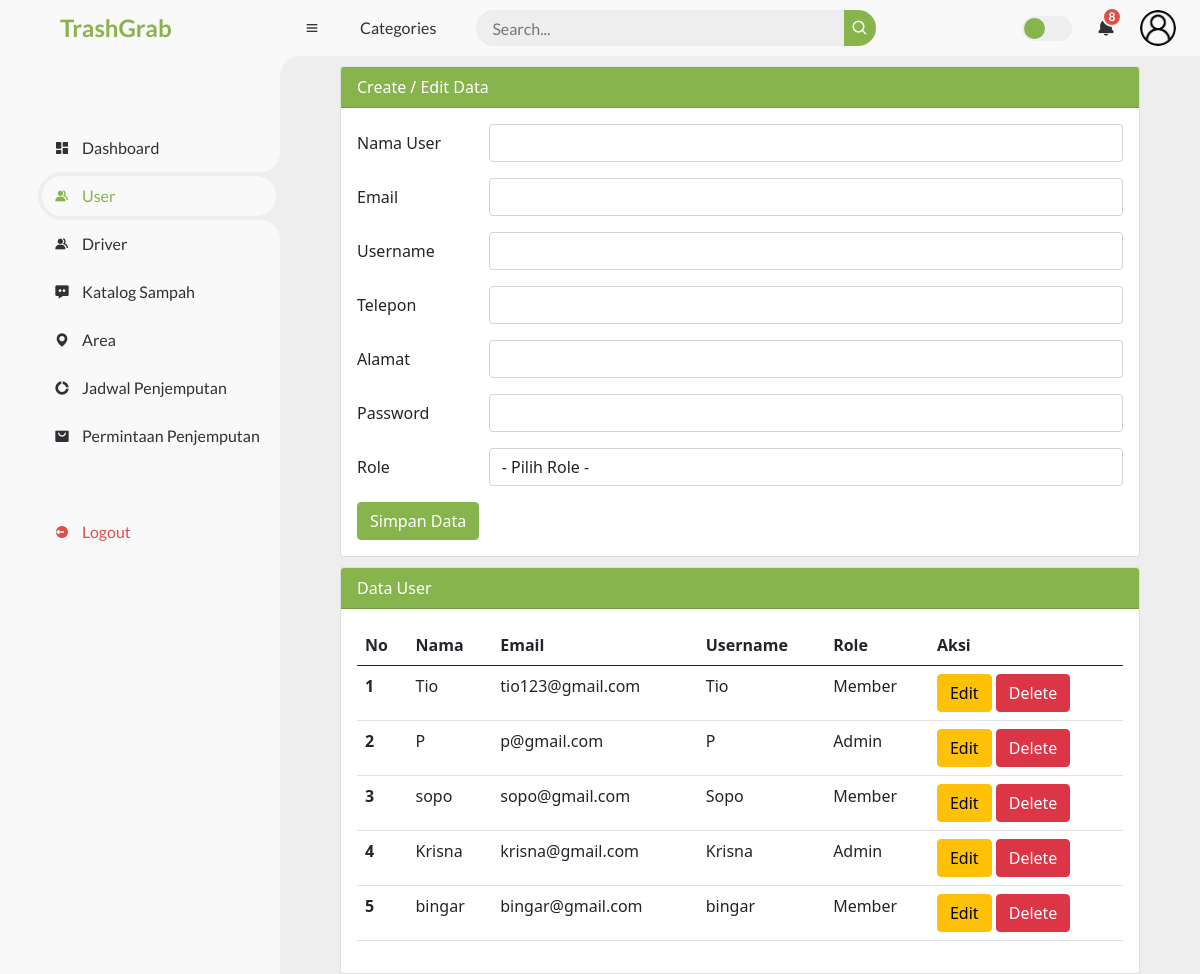
The app's page /function_member.php (signed in) with its own data.
### tables this page shows
CREATE TABLE `users` (
  `id_user` int(11) NOT NULL,
  `nama` varchar(200) NOT NULL,
  `email` varchar(200) NOT NULL,
  `username` varchar(200) NOT NULL,
  `telp` varchar(15) NOT NULL,
  `password` varchar(200) NOT NULL,
  `alamat` varchar(250) DEFAULT NULL,
  `role` varchar(10) NOT NULL
);

### function_member.php (the view, shortened to what this page needs)
<?php
include 'koneksi.php';
$nama       = "";
$email     = "";
$username   = "";
$telp = "";
$alamat = "";
?>
<!DOCTYPE html>
<html lang="en">
<head>
    <link href="https://cdn.jsdelivr.net/npm/bootstrap@5.0.0-beta2/dist/css/bootstrap.min.css" rel="stylesheet">
	<link href='https://unpkg.com/boxicons@2.0.9/css/boxicons.min.css' rel='stylesheet'>
	<link rel="stylesheet" href="style.css">
</head>
<body>
    <?php include 'sidebar.php'; ?>
    <?php include 'navbar.php'; ?>
    <div class="mx-auto">
        <div class="card">
            <div class="card-header text-white">
                Create / Edit Data
            </div>
            <div class="card-body">
                <form action="" method="POST">
                    <div class="mb-3 row">
                        <label for="nama" class="col-sm-2 col-form-label">Nama User</label>
                        <div class="col-sm-10">
                            <input type="text" class="form-control" id="nama" name="nama" value="<?php echo $nama ?>">
                        </div>
                    </div>
                    <div class="mb-3 row">
                        <label for="email" class="col-sm-2 col-form-label">Email</label>
                        <div class="col-sm-10">
                            <input type="email" class="form-control" id="email" name="email" value="<?php echo $email ?>">
                        </div>
                    </div>
                    <div class="mb-3 row">
                        <label for="username" class="col-sm-2 col-form-label">Username</label>
                        <div class="col-sm-10">
                            <input type="username" class="form-control" id="username" name="username" value="<?php echo $username ?>">
                        </div>
                    </div>
                    <div class="mb-3 row">
                        <label for="telp" class="col-sm-2 col-form-label">Telepon</label>
                        <div class="col-sm-10">
                            <input type="text" class="form-control" id="telp" name="telp" value="<?php echo $telp ?>">
                        </div>
                    </div>
                    <div class="mb-3 row">
                        <label for="alamat" class="col-sm-2 col-form-label">Alamat</label>
                        <div class="col-sm-10">
                            <input type="text" class="form-control" id="alamat" name="alamat" value="<?php echo $alamat ?>">
                        </div>
                    </div>
                    <div class="mb-3 row">
                        <label for="password" class="col-sm-2 col-form-label">Password</label>
                        <div class="col-sm-10">
                            <input type="password" class="form-control" id="password" name="password" value="">
                        </div>
                    </div>
                    <div class="mb-3 row">
                        <label for="role" class="col-sm-2 col-form-label">Role</label>
                        <div class="col-sm-10">
                            <select class="form-control" name="role" id="role">
                                <option value="">- Pilih Role -</option>
                            </select>
                        </div>
                    </div>
                    <div class="col-12">
                        <input type="submit" name="simpan" value="Simpan Data" class="btn btn-primary" />
                    </div>
                </form>
            </div>
        </div>
        <div class="card">
            <div class="card-header text-white">
                Data User
            </div>
            <div class="card-body">
                <table class="table">
                    <thead>
                        <tr>
                            <th scope="col">No</th>
                            <th scope="col">Nama</th>
                            <th scope="col">Email</th>
                            <th scope="col">Username</th>
                            <th scope="col">Role</th>
                            <th scope="col">Aksi</th>
                        </tr>
                    </thead>
                    <tbody>
                        <?php
                        $sql2   = "select * from users order by id_user desc";
                        $q2     = mysqli_query($koneksi, $sql2);
                        $urut   = 1;
                        while ($r2 = mysqli_fetch_array($q2)) {
                            $id_user         = $r2['id_user'];
                            $nama        = $r2['nama'];
                            $email   = $r2['email'];
                            $username   = $r2['username'];
                            $role   = $r2['role'];
                        ?>
                            <tr>
                                <th scope="row"><?php echo $urut++ ?></th>
                                <td scope="row"><?php echo $nama ?></td>
                                <td scope="row"><?php echo $email ?></td>
                                <td scope="row"><?php echo $username ?></td>
                                <td scope="row"><?php echo $role ?></td>
                                <td scope="row">
                                    <a href="function_member.php?op=edit&id_user=<?php echo $id_user ?>"><button type="button" class="btn btn-warning">Edit</button></a>
                                    <a href="function_member.php?op=delete&id_user=<?php echo $id_user?>" onclick="return confirm('Yakin mau delete data?')"><button type="button" class="btn btn-danger">Delete</button></a>
                                </td>
                            </tr>
                        <?php
                        }
                        ?>
                    </tbody>
                </table>
            </div>
        </div>
    </div>
</body>
</html>

### style.css (style rules this page uses)
* { margin: 0; padding: 0; box-sizing: border-box; }
a { text-decoration: none; }
:root { --poppins: 'Poppins', sans-serif; --lato: 'Lato', sans-serif; --light: #F9F9F9; --blue: #88B44E; --light-blue: #CFE8FF; --grey: #eee; --dark-grey: #AAAAAA; --dark: #342E37; --red: #DB504A; --yellow: #FFCE26; --light-yellow: #FFF2C6; --orange: #FD7238; --light-orange: #FFE0D3; }
html { overflow-x: hidden; }
body { background: var(--grey); overflow-x: hidden; }
.btn-primary { background-color: #88B44E; outline-color: #eee; border-color: #88B44E; }
.card-header { background-color: #88B44E; }

### function_member.php (style rules this page uses)
.mx-auto { width: 800px }
.card { margin-top: 10px; }

### records on screen
users: nama "Tio", email "tio123@gmail.com", username "Tio", role "Member"
users: nama "P", email "p@gmail.com", username "P", role "Admin"
users: nama "sopo", email "sopo@gmail.com", username "Sopo", role "Member"
users: nama "Krisna", email "krisna@gmail.com", username "Krisna", role "Admin"
users: nama "bingar", email "bingar@gmail.com", username "bingar", role "Member"
